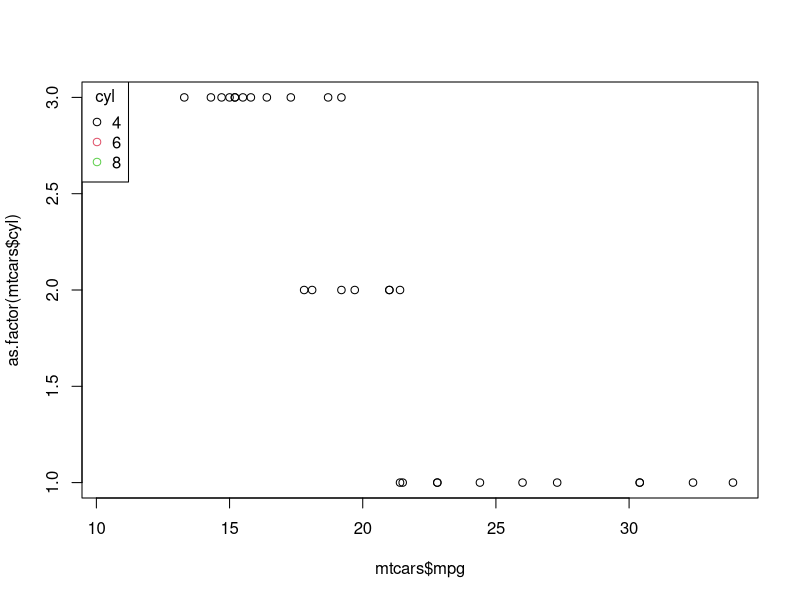
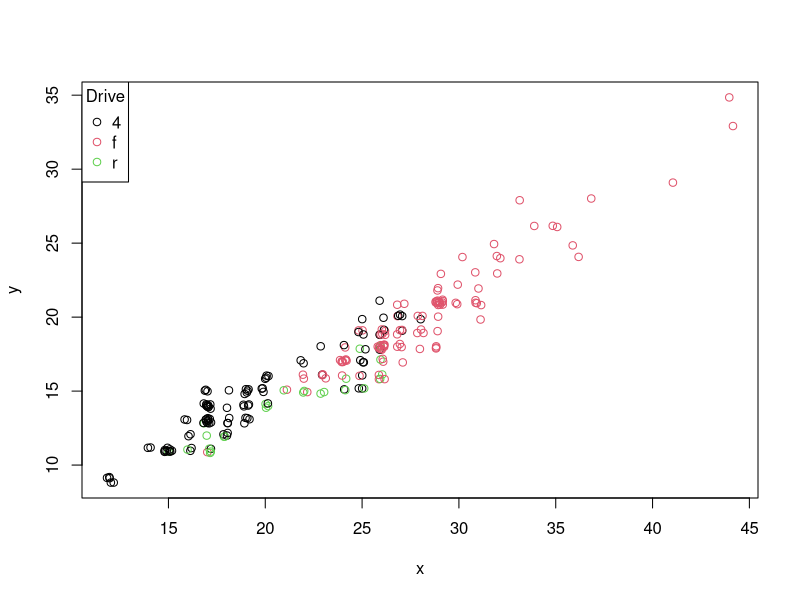

Reproduce these figures in R, in order.
## ---- chunk 1
qnorm(p=.5, mean=0, sd=1)	# z=0
qnorm(p=.05)	# z=-1.64
qnorm(p=0.025)	# z=-1.96
## ---- chunk 2
# area=?
(area <- pt(q=-2.10, df=18 ))	# 0.025
## ---- chunk 3
# area=?
(area <- pt(q=-1.65, df=20))   # 0.057

# but if normal
(area <- pnorm(q=-1.65, mean=0, sd=1))   # 0.0495 (tighter)

## ---- chunk 4
# 2 tails#
# area=?
(area=2*pt(q=-3, df=2))  # 0.095

## ---- chunk 5


library(broom)
library(dplyr)
library(ggplot2)
data(cars)
## ---- chunk 6
# 02-quick look -----------------------------------------------------------

# mpg v cyl
mtcars %>% glimpse()
str(mtcars)
plot(mtcars$mpg, y = as.factor(mtcars$cyl))
z <- factor(mtcars$cyl)
legend("topleft", legend = levels(z), col = 1:nlevels(z), pch=1,  title= "cyl")


# mpg (hwy, cty) v drive 
x <- jitter(mpg$hwy)
y <- jitter(mpg$cty)
z <- factor(mpg$drv) # f r 4
plot(x, y, col = z)
legend("topleft", legend = levels(z), col = 1:nlevels(z), pch = 1, title = "Drive")
## ---- chunk 7
# 03-anova ----------------------------------------------------------------

# use cyl as groups	
	
a <- aov(mpg ~ cyl+am, mtcars)
broom::tidy(a)

# #> # A tibble: 2 x 6
# #>   term         df sumsq meansq statistic   p.value
# #>   <chr>     <dbl> <dbl>  <dbl>     <dbl>     <dbl>
# #> 1 cyl           1  818.  818.       79.6  6.11e-10
# #> 2 Residuals    30  308.   10.3      NA   NA
# <sup>Created on 2019-08-13 by the [reprex package](https://reprex.tidyverse.org) (v0.3.0)</sup>
